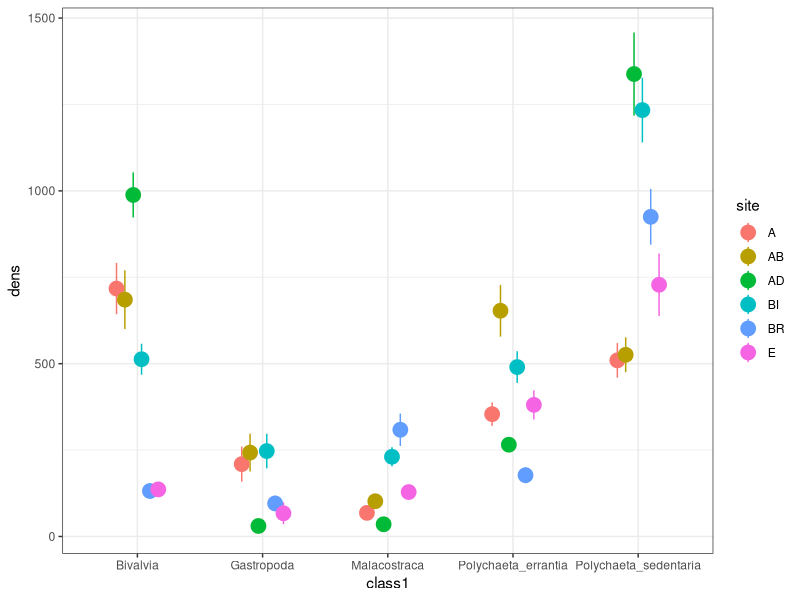
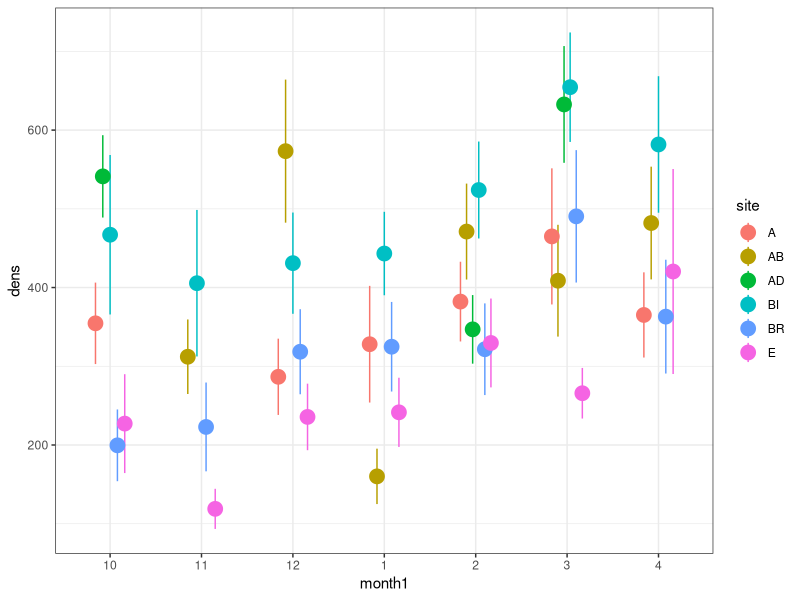
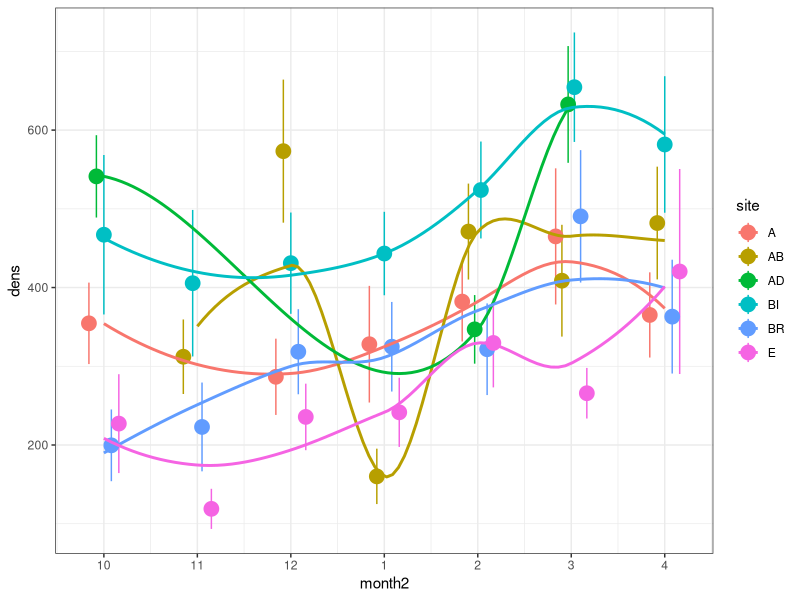

Write the R code that produced these figures, in order. (Note: this script raises an error after producing the figures.)
setwd("D:/Work/FCUL/Doutoramento/R/Benthos/GitHub/Benthos/Benthos")
graphics.off()
rm(list=ls())

## Pacotes
packs<-c("MASS","ggplot2","viridis","RColorBrewer","psych","reshape2","beepr","data.table","car")
lapply(packs,require,character.only=T)


DB68<-fread("data_out/db/Final_DB_class1_density_polyexcl_20201208.csv") ### created in script called Database_cleanup_joining
str(DB68)

time<-c("10","11","12","1","2","3","4")
DB68[,month1:=factor(month,levels=time)]
DB68[,month2:=ifelse(month==10,1,ifelse(month==11,2,ifelse(month==12,3,ifelse(month==1,4,ifelse(month==2,5,ifelse(month==3,6,7))))))]
DB68[,unique(month2)]

DB68[class1=="Other",class1]

DB<-DB68[!class1=="Other"]

##Take a look at data
###site
ggplot(DB,aes(x=class1,y=dens,colour=site))+
  stat_summary(geom = "pointrange",position=position_dodge(width=0.4),size=1)+
  theme_bw()

###month as factor
ggplot(DB,aes(x=month1,y=dens,colour=site))+
  stat_summary(geom = "pointrange",position=position_dodge(width=0.4),size=1)+
  theme_bw()

###month as numeric
ggplot(DB,aes(x=month2,y=dens,colour=site))+
  stat_summary(geom = "pointrange",position=position_dodge(width=0.4),size=1)+
  scale_x_continuous(breaks=1:7,labels=c(10,11,12,1,2,3,4))+
  stat_smooth(method="loess",se=F)+
  theme_bw()

D<-aggregate(DB$dens,by=list(site=DB$site,class1=DB$class1),FUN=mean)
D1<-dcast(class1~site,data=D)


#### GLM

###### Include area of cores in DB

DB[,areacore:=ifelse(site=="AD",0.0113,0.00785)]
DB[,areacore]

#######Overall

m1<-glm.nb(x~site*month2+offset(log(areacore)),data=DB)
summary(m1)
anova(m1)

m1a<-update(m1,~.-site:month2)
drop1(m1a, test="Chi")
anova(m1,m1a)
AIC(m1,m1a)
summary(m1a)

######## Bivalves
dbb<-DB[class1=="Bivalvia"]

m2<-glm.nb(x~site*month2+offset(log(areacore)),data=dbb)
summary(m2)
anova(m2)
m2a<-update(m2,~.-site:month2)
drop1(m2a,test="Chi")
anova(m2,m2a)
AIC(m2,m2a)
summary(m2a)

residualPlots(m2a)

est<-cbind(coef(m2a),confint(m2a))
exp(est)

######## errant polychaetes
dbpe<-DB68[class1=="Polychaeta_errantia"]

m3<-glm.nb(x~site*month2+offset(log(areacore)),data=dbpe)
summary(m3)
anova(m3)
m3a<-update(m3,~.-site:month2)
drop1(m3a,test="Chi")
anova(m3,m3a)
AIC(m3,m3a)
summary(m3)

residualPlots(m3)

### etc for the others



